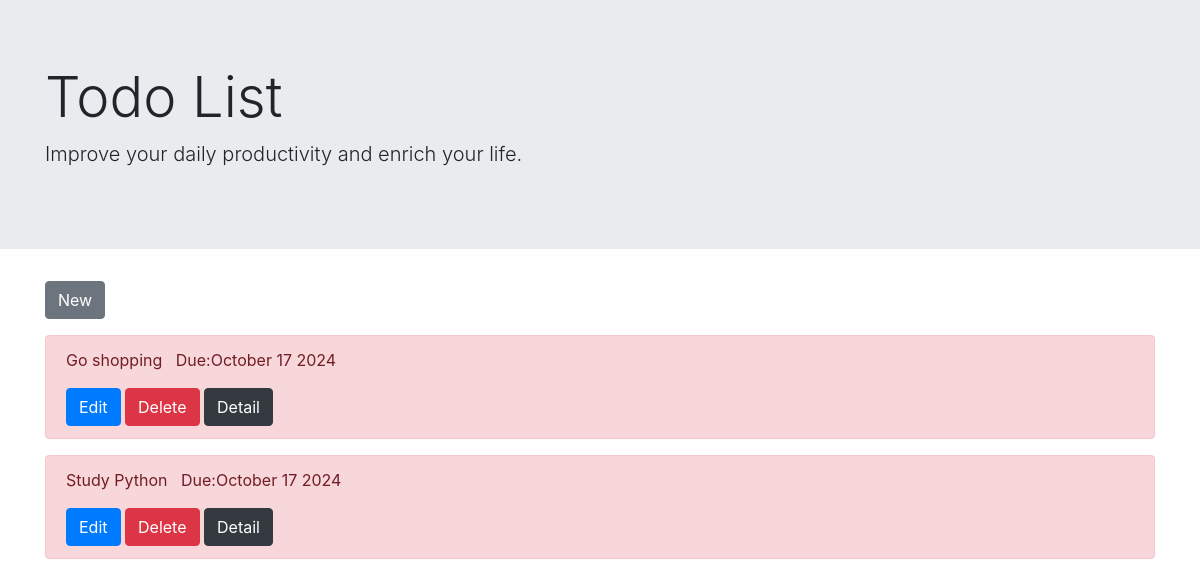
The page /list/ on the database as committed earlier.
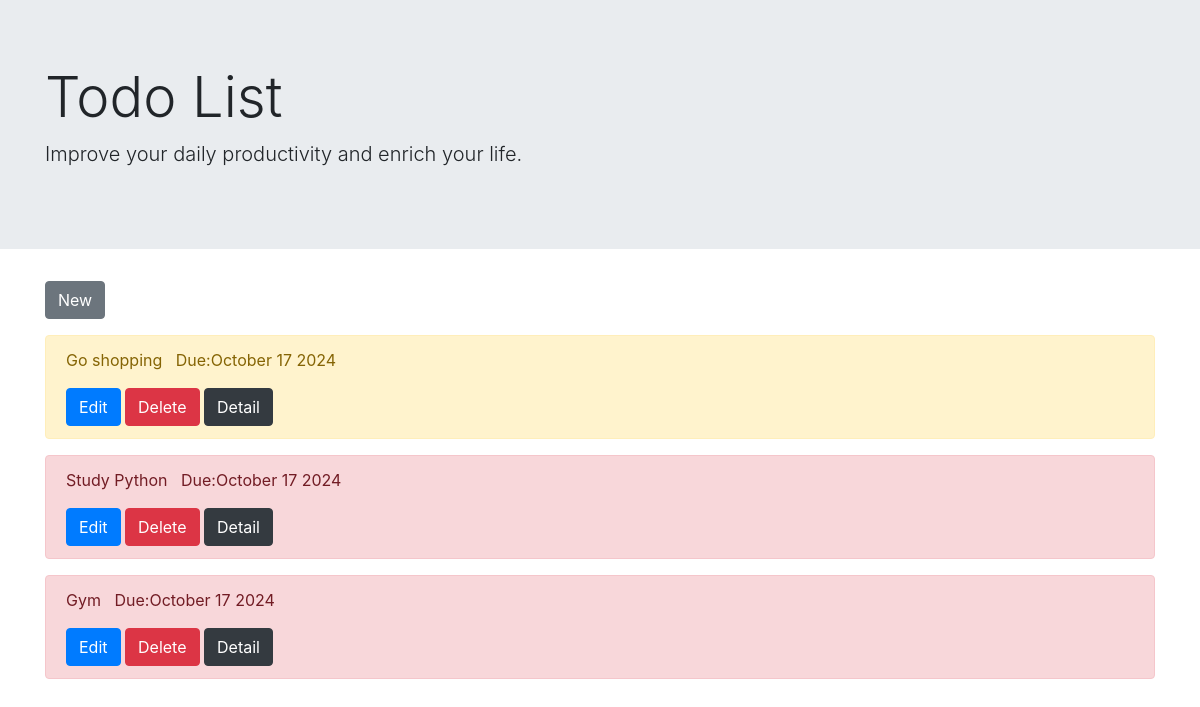
The same page on the database as committed later.
### todo/models.py (models this page shows, shortened)
class TodoModel(models.Model):
    title = models.CharField(max_length=100)
    memo = models.TextField()
    priority = models.CharField(
        max_length=50,
        choices = CHOICE
        )
    duedate = models.DateField()

### todo/views.py (the view)
# urls.py: path('list/', TodoList.as_view(), name='list'),
class TodoList(ListView):
    template_name = "list.html"
    model = TodoModel

### templates/list.html
{% extends "base.html" %}
{% block header %}
<div class="jumbotron jumbotron-fluid">
    <div class="container">
      <h1 class="display-4">Todo List</h1>
      <p class="lead">Improve your daily productivity and enrich your life.</p>
    </div>
</div>
{% endblock %}
{% block content %}
<div class="container">
    <a href="{% url 'create' %}" class="btn btn-secondary mb-3" role="button" aria-disabled="true">New</a>
    {% for item in object_list %}
    <div class="alert alert-{{ item.priority }}" role="alert">
        <p>{{ item.title }}&nbsp;&nbsp;  Due:{{ item.duedate | date:"F d Y" }}</p>
        <a href="{% url 'update' item.pk %}" class="btn btn-primary" role="button" aria-disabled="true">Edit</a>
        <a href="{% url 'delete' item.pk %}" class="btn btn-danger" role="button" aria-disabled="true">Delete</a>
        <a href="{% url 'detail' item.pk %}" class="btn btn-dark" role="button" aria-disabled="true">Detail</a>
    </div>
    {% endfor %}
</div>
{% endblock content%}

### templates/base.html (shortened to what this page needs)
<!doctype html>
<html lang="en">
  <head>
    <link rel="stylesheet" href="https://cdn.jsdelivr.net/npm/bootstrap@4.3.1/dist/css/bootstrap.min.css">
  </head>
  <body>
    {% block header %}
    {% endblock header %}
    {% block content %}
    {% endblock content %}
  </body>
</html>

Rows that differ between the two databases and show on the page:
changed TodoModel "Go shopping": priority "danger" → "warning" (drawn)
added TodoModel: title "Gym", duedate "October 17 2024"
